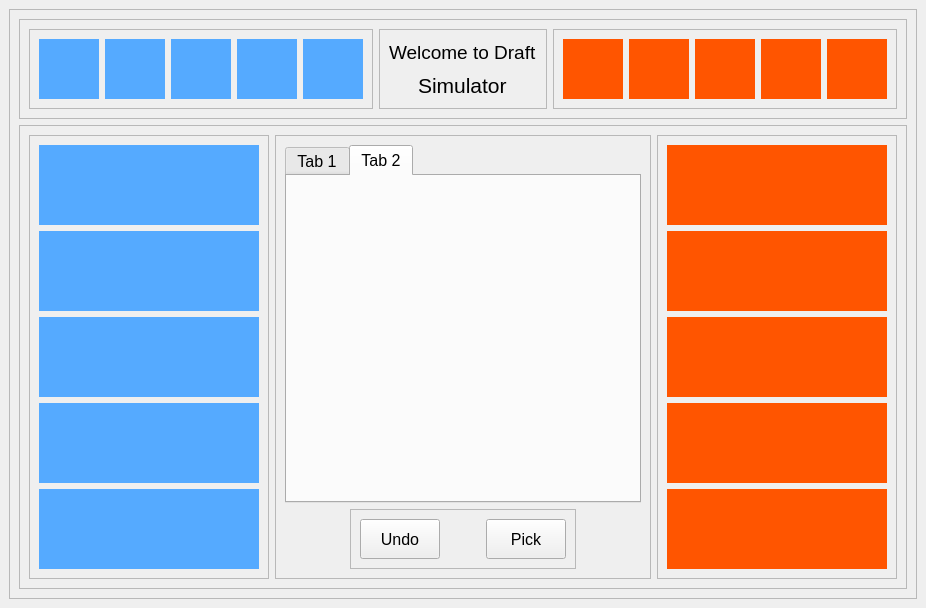
<?xml version="1.0" encoding="UTF-8"?>
<ui version="4.0">
 <class>MainWindow</class>
 <widget class="QMainWindow" name="MainWindow">
  <property name="geometry">
   <rect>
    <x>0</x>
    <y>0</y>
    <width>892</width>
    <height>597</height>
   </rect>
  </property>
  <property name="windowTitle">
   <string>MainWindow</string>
  </property>
  <widget class="QWidget" name="centralwidget">
   <layout class="QGridLayout" name="gridLayout">
    <item row="0" column="0">
     <widget class="QFrame" name="frame">
      <property name="frameShape">
       <enum>QFrame::StyledPanel</enum>
      </property>
      <property name="frameShadow">
       <enum>QFrame::Raised</enum>
      </property>
      <layout class="QVBoxLayout" name="verticalLayout_2">
       <item>
        <widget class="QFrame" name="ban_frame">
         <property name="minimumSize">
          <size>
           <width>0</width>
           <height>0</height>
          </size>
         </property>
         <property name="frameShape">
          <enum>QFrame::StyledPanel</enum>
         </property>
         <property name="frameShadow">
          <enum>QFrame::Raised</enum>
         </property>
         <layout class="QHBoxLayout" name="horizontalLayout">
          <item>
           <widget class="QFrame" name="blue_ban_frame">
            <property name="minimumSize">
             <size>
              <width>0</width>
              <height>0</height>
             </size>
            </property>
            <property name="frameShape">
             <enum>QFrame::StyledPanel</enum>
            </property>
            <property name="frameShadow">
             <enum>QFrame::Raised</enum>
            </property>
            <layout class="QHBoxLayout" name="horizontalLayout_3">
             <item>
              <widget class="QLabel" name="blue_ban1">
               <property name="sizePolicy">
                <sizepolicy hsizetype="Fixed" vsizetype="Fixed">
                 <horstretch>0</horstretch>
                 <verstretch>0</verstretch>
                </sizepolicy>
               </property>
               <property name="minimumSize">
                <size>
                 <width>60</width>
                 <height>60</height>
                </size>
               </property>
               <property name="maximumSize">
                <size>
                 <width>60</width>
                 <height>60</height>
                </size>
               </property>
               <property name="styleSheet">
                <string notr="true">background-color: rgb(85, 170, 255);</string>
               </property>
               <property name="text">
                <string/>
               </property>
               <property name="alignment">
                <set>Qt::AlignCenter</set>
               </property>
              </widget>
             </item>
             <item>
              <widget class="QLabel" name="blue_ban2">
               <property name="sizePolicy">
                <sizepolicy hsizetype="Fixed" vsizetype="Fixed">
                 <horstretch>0</horstretch>
                 <verstretch>0</verstretch>
                </sizepolicy>
               </property>
               <property name="minimumSize">
                <size>
                 <width>60</width>
                 <height>60</height>
                </size>
               </property>
               <property name="maximumSize">
                <size>
                 <width>60</width>
                 <height>60</height>
                </size>
               </property>
               <property name="styleSheet">
                <string notr="true">background-color: rgb(85, 170, 255);</string>
               </property>
               <property name="text">
                <string/>
               </property>
               <property name="alignment">
                <set>Qt::AlignCenter</set>
               </property>
              </widget>
             </item>
             <item>
              <widget class="QLabel" name="blue_ban3">
               <property name="sizePolicy">
                <sizepolicy hsizetype="Fixed" vsizetype="Fixed">
                 <horstretch>0</horstretch>
                 <verstretch>0</verstretch>
                </sizepolicy>
               </property>
               <property name="minimumSize">
                <size>
                 <width>60</width>
                 <height>60</height>
                </size>
               </property>
               <property name="maximumSize">
                <size>
                 <width>60</width>
                 <height>60</height>
                </size>
               </property>
               <property name="styleSheet">
                <string notr="true">background-color: rgb(85, 170, 255);</string>
               </property>
               <property name="text">
                <string/>
               </property>
               <property name="alignment">
                <set>Qt::AlignCenter</set>
               </property>
              </widget>
             </item>
             <item>
              <widget class="QLabel" name="blue_ban4">
               <property name="sizePolicy">
                <sizepolicy hsizetype="Fixed" vsizetype="Fixed">
                 <horstretch>0</horstretch>
                 <verstretch>0</verstretch>
                </sizepolicy>
               </property>
               <property name="minimumSize">
                <size>
                 <width>60</width>
                 <height>60</height>
                </size>
               </property>
               <property name="maximumSize">
                <size>
                 <width>60</width>
                 <height>60</height>
                </size>
               </property>
               <property name="styleSheet">
                <string notr="true">background-color: rgb(85, 170, 255);</string>
               </property>
               <property name="text">
                <string/>
               </property>
               <property name="alignment">
                <set>Qt::AlignCenter</set>
               </property>
              </widget>
             </item>
             <item>
              <widget class="QLabel" name="blue_ban5">
               <property name="sizePolicy">
                <sizepolicy hsizetype="Fixed" vsizetype="Fixed">
                 <horstretch>0</horstretch>
                 <verstretch>0</verstretch>
                </sizepolicy>
               </property>
               <property name="minimumSize">
                <size>
                 <width>60</width>
                 <height>60</height>
                </size>
               </property>
               <property name="maximumSize">
                <size>
                 <width>60</width>
                 <height>60</height>
                </size>
               </property>
               <property name="styleSheet">
                <string notr="true">background-color: rgb(85, 170, 255);</string>
               </property>
               <property name="text">
                <string/>
               </property>
               <property name="alignment">
                <set>Qt::AlignCenter</set>
               </property>
              </widget>
             </item>
            </layout>
           </widget>
          </item>
          <item>
           <spacer name="horizontalSpacer">
            <property name="orientation">
             <enum>Qt::Horizontal</enum>
            </property>
            <property name="sizeHint" stdset="0">
             <size>
              <width>40</width>
              <height>20</height>
             </size>
            </property>
           </spacer>
          </item>
          <item>
           <widget class="QFrame" name="welcome_frame">
            <property name="sizePolicy">
             <sizepolicy hsizetype="Fixed" vsizetype="Preferred">
              <horstretch>0</horstretch>
              <verstretch>0</verstretch>
             </sizepolicy>
            </property>
            <property name="minimumSize">
             <size>
              <width>0</width>
              <height>50</height>
             </size>
            </property>
            <property name="maximumSize">
             <size>
              <width>200</width>
              <height>16777215</height>
             </size>
            </property>
            <property name="frameShape">
             <enum>QFrame::StyledPanel</enum>
            </property>
            <property name="frameShadow">
             <enum>QFrame::Raised</enum>
            </property>
            <layout class="QVBoxLayout" name="verticalLayout">
             <item>
              <widget class="QLabel" name="top_label1">
               <property name="font">
                <font>
                 <pointsize>14</pointsize>
                </font>
               </property>
               <property name="text">
                <string>Welcome to Draft</string>
               </property>
              </widget>
             </item>
             <item alignment="Qt::AlignHCenter">
              <widget class="QLabel" name="top_label2">
               <property name="font">
                <font>
                 <pointsize>16</pointsize>
                </font>
               </property>
               <property name="text">
                <string>Simulator</string>
               </property>
              </widget>
             </item>
            </layout>
           </widget>
          </item>
          <item>
           <spacer name="horizontalSpacer_2">
            <property name="orientation">
             <enum>Qt::Horizontal</enum>
            </property>
            <property name="sizeHint" stdset="0">
             <size>
              <width>40</width>
              <height>20</height>
             </size>
            </property>
           </spacer>
          </item>
          <item>
           <widget class="QFrame" name="red_ban_frame">
            <property name="minimumSize">
             <size>
              <width>0</width>
              <height>0</height>
             </size>
            </property>
            <property name="frameShape">
             <enum>QFrame::StyledPanel</enum>
            </property>
            <property name="frameShadow">
             <enum>QFrame::Raised</enum>
            </property>
            <layout class="QHBoxLayout" name="horizontalLayout_4">
             <item>
              <widget class="QLabel" name="red_ban1">
               <property name="sizePolicy">
                <sizepolicy hsizetype="Fixed" vsizetype="Fixed">
                 <horstretch>0</horstretch>
                 <verstretch>0</verstretch>
                </sizepolicy>
               </property>
               <property name="minimumSize">
                <size>
                 <width>60</width>
                 <height>60</height>
                </size>
               </property>
               <property name="maximumSize">
                <size>
                 <width>60</width>
                 <height>60</height>
                </size>
               </property>
               <property name="styleSheet">
                <string notr="true">background-color: rgb(255, 85, 0);</string>
               </property>
               <property name="text">
                <string/>
               </property>
               <property name="alignment">
                <set>Qt::AlignCenter</set>
               </property>
              </widget>
             </item>
             <item>
              <widget class="QLabel" name="red_ban2">
               <property name="sizePolicy">
                <sizepolicy hsizetype="Fixed" vsizetype="Fixed">
                 <horstretch>0</horstretch>
                 <verstretch>0</verstretch>
                </sizepolicy>
               </property>
               <property name="minimumSize">
                <size>
                 <width>60</width>
                 <height>60</height>
                </size>
               </property>
               <property name="maximumSize">
                <size>
                 <width>60</width>
                 <height>60</height>
                </size>
               </property>
               <property name="styleSheet">
                <string notr="true">background-color: rgb(255, 85, 0);</string>
               </property>
               <property name="text">
                <string/>
               </property>
               <property name="alignment">
                <set>Qt::AlignCenter</set>
               </property>
              </widget>
             </item>
             <item>
              <widget class="QLabel" name="red_ban3">
               <property name="sizePolicy">
                <sizepolicy hsizetype="Fixed" vsizetype="Fixed">
                 <horstretch>0</horstretch>
                 <verstretch>0</verstretch>
                </sizepolicy>
               </property>
               <property name="minimumSize">
                <size>
                 <width>60</width>
                 <height>60</height>
                </size>
               </property>
               <property name="maximumSize">
                <size>
                 <width>60</width>
                 <height>60</height>
                </size>
               </property>
               <property name="styleSheet">
                <string notr="true">background-color: rgb(255, 85, 0);</string>
               </property>
               <property name="text">
                <string/>
               </property>
               <property name="alignment">
                <set>Qt::AlignCenter</set>
               </property>
              </widget>
             </item>
             <item>
              <widget class="QLabel" name="red_ban4">
               <property name="sizePolicy">
                <sizepolicy hsizetype="Fixed" vsizetype="Fixed">
                 <horstretch>0</horstretch>
                 <verstretch>0</verstretch>
                </sizepolicy>
               </property>
               <property name="minimumSize">
                <size>
                 <width>60</width>
                 <height>60</height>
                </size>
               </property>
               <property name="maximumSize">
                <size>
                 <width>60</width>
                 <height>60</height>
                </size>
               </property>
               <property name="styleSheet">
                <string notr="true">background-color: rgb(255, 85, 0);</string>
               </property>
               <property name="text">
                <string/>
               </property>
               <property name="alignment">
                <set>Qt::AlignCenter</set>
               </property>
              </widget>
             </item>
             <item>
              <widget class="QLabel" name="red_ban5">
               <property name="sizePolicy">
                <sizepolicy hsizetype="Fixed" vsizetype="Fixed">
                 <horstretch>0</horstretch>
                 <verstretch>0</verstretch>
                </sizepolicy>
               </property>
               <property name="minimumSize">
                <size>
                 <width>60</width>
                 <height>60</height>
                </size>
               </property>
               <property name="maximumSize">
                <size>
                 <width>60</width>
                 <height>60</height>
                </size>
               </property>
               <property name="styleSheet">
                <string notr="true">background-color: rgb(255, 85, 0);</string>
               </property>
               <property name="text">
                <string/>
               </property>
               <property name="alignment">
                <set>Qt::AlignCenter</set>
               </property>
              </widget>
             </item>
            </layout>
           </widget>
          </item>
         </layout>
        </widget>
       </item>
       <item>
        <widget class="QFrame" name="pick_frame">
         <property name="frameShape">
          <enum>QFrame::StyledPanel</enum>
         </property>
         <property name="frameShadow">
          <enum>QFrame::Raised</enum>
         </property>
         <layout class="QHBoxLayout" name="horizontalLayout_2">
          <item>
           <widget class="QFrame" name="blue_pick_frame">
            <property name="sizePolicy">
             <sizepolicy hsizetype="Expanding" vsizetype="Expanding">
              <horstretch>0</horstretch>
              <verstretch>0</verstretch>
             </sizepolicy>
            </property>
            <property name="minimumSize">
             <size>
              <width>180</width>
              <height>0</height>
             </size>
            </property>
            <property name="maximumSize">
             <size>
              <width>240</width>
              <height>900</height>
             </size>
            </property>
            <property name="font">
             <font>
              <pointsize>12</pointsize>
             </font>
            </property>
            <property name="frameShape">
             <enum>QFrame::StyledPanel</enum>
            </property>
            <property name="frameShadow">
             <enum>QFrame::Raised</enum>
            </property>
            <layout class="QVBoxLayout" name="verticalLayout_5">
             <item>
              <widget class="QLabel" name="blue_pick1">
               <property name="minimumSize">
                <size>
                 <width>140</width>
                 <height>80</height>
                </size>
               </property>
               <property name="styleSheet">
                <string notr="true">background-color: rgb(85, 170, 255);</string>
               </property>
               <property name="text">
                <string/>
               </property>
               <property name="alignment">
                <set>Qt::AlignCenter</set>
               </property>
              </widget>
             </item>
             <item>
              <widget class="QLabel" name="blue_pick2">
               <property name="minimumSize">
                <size>
                 <width>140</width>
                 <height>80</height>
                </size>
               </property>
               <property name="styleSheet">
                <string notr="true">background-color: rgb(85, 170, 255);</string>
               </property>
               <property name="text">
                <string/>
               </property>
               <property name="alignment">
                <set>Qt::AlignCenter</set>
               </property>
              </widget>
             </item>
             <item>
              <widget class="QLabel" name="blue_pick3">
               <property name="minimumSize">
                <size>
                 <width>140</width>
                 <height>80</height>
                </size>
               </property>
               <property name="styleSheet">
                <string notr="true">background-color: rgb(85, 170, 255);</string>
               </property>
               <property name="text">
                <string/>
               </property>
               <property name="alignment">
                <set>Qt::AlignCenter</set>
               </property>
              </widget>
             </item>
             <item>
              <widget class="QLabel" name="blue_pick4">
               <property name="minimumSize">
                <size>
                 <width>140</width>
                 <height>80</height>
                </size>
               </property>
               <property name="styleSheet">
                <string notr="true">background-color: rgb(85, 170, 255);</string>
               </property>
               <property name="text">
                <string/>
               </property>
               <property name="alignment">
                <set>Qt::AlignCenter</set>
               </property>
              </widget>
             </item>
             <item>
              <widget class="QLabel" name="blue_pick5">
               <property name="minimumSize">
                <size>
                 <width>140</width>
                 <height>80</height>
                </size>
               </property>
               <property name="styleSheet">
                <string notr="true">background-color: rgb(85, 170, 255);</string>
               </property>
               <property name="text">
                <string/>
               </property>
               <property name="alignment">
                <set>Qt::AlignCenter</set>
               </property>
              </widget>
             </item>
            </layout>
           </widget>
          </item>
          <item>
           <widget class="QFrame" name="hero_frame">
            <property name="frameShape">
             <enum>QFrame::StyledPanel</enum>
            </property>
            <property name="frameShadow">
             <enum>QFrame::Raised</enum>
            </property>
            <layout class="QVBoxLayout" name="verticalLayout_4">
             <item>
              <widget class="QTabWidget" name="hero_tab">
               <property name="font">
                <font>
                 <pointsize>12</pointsize>
                </font>
               </property>
               <property name="currentIndex">
                <number>1</number>
               </property>
               <widget class="QWidget" name="tab">
                <attribute name="title">
                 <string>Tab 1</string>
                </attribute>
               </widget>
               <widget class="QWidget" name="tab_2">
                <attribute name="title">
                 <string>Tab 2</string>
                </attribute>
               </widget>
              </widget>
             </item>
             <item alignment="Qt::AlignHCenter">
              <widget class="QFrame" name="bottom_frame">
               <property name="maximumSize">
                <size>
                 <width>16777215</width>
                 <height>92</height>
                </size>
               </property>
               <property name="frameShape">
                <enum>QFrame::StyledPanel</enum>
               </property>
               <property name="frameShadow">
                <enum>QFrame::Raised</enum>
               </property>
               <layout class="QHBoxLayout" name="horizontalLayout_5">
                <item>
                 <widget class="QPushButton" name="undo_button">
                  <property name="minimumSize">
                   <size>
                    <width>60</width>
                    <height>40</height>
                   </size>
                  </property>
                  <property name="font">
                   <font>
                    <pointsize>12</pointsize>
                   </font>
                  </property>
                  <property name="styleSheet">
                   <string notr="true"/>
                  </property>
                  <property name="text">
                   <string>Undo</string>
                  </property>
                 </widget>
                </item>
                <item>
                 <spacer name="horizontalSpacer_4">
                  <property name="orientation">
                   <enum>Qt::Horizontal</enum>
                  </property>
                  <property name="sizeType">
                   <enum>QSizePolicy::Fixed</enum>
                  </property>
                  <property name="sizeHint" stdset="0">
                   <size>
                    <width>40</width>
                    <height>20</height>
                   </size>
                  </property>
                 </spacer>
                </item>
                <item>
                 <widget class="QPushButton" name="pick_button">
                  <property name="minimumSize">
                   <size>
                    <width>60</width>
                    <height>40</height>
                   </size>
                  </property>
                  <property name="font">
                   <font>
                    <pointsize>12</pointsize>
                   </font>
                  </property>
                  <property name="styleSheet">
                   <string notr="true"/>
                  </property>
                  <property name="text">
                   <string>Pick</string>
                  </property>
                 </widget>
                </item>
               </layout>
              </widget>
             </item>
            </layout>
           </widget>
          </item>
          <item>
           <widget class="QFrame" name="red_pick_frame">
            <property name="sizePolicy">
             <sizepolicy hsizetype="Expanding" vsizetype="Expanding">
              <horstretch>0</horstretch>
              <verstretch>0</verstretch>
             </sizepolicy>
            </property>
            <property name="minimumSize">
             <size>
              <width>180</width>
              <height>0</height>
             </size>
            </property>
            <property name="maximumSize">
             <size>
              <width>240</width>
              <height>900</height>
             </size>
            </property>
            <property name="font">
             <font>
              <pointsize>12</pointsize>
             </font>
            </property>
            <property name="frameShape">
             <enum>QFrame::StyledPanel</enum>
            </property>
            <property name="frameShadow">
             <enum>QFrame::Raised</enum>
            </property>
            <layout class="QVBoxLayout" name="verticalLayout_7">
             <item>
              <widget class="QLabel" name="red_pick1">
               <property name="minimumSize">
                <size>
                 <width>140</width>
                 <height>80</height>
                </size>
               </property>
               <property name="styleSheet">
                <string notr="true">background-color: rgb(255, 85, 0);</string>
               </property>
               <property name="text">
                <string/>
               </property>
               <property name="alignment">
                <set>Qt::AlignCenter</set>
               </property>
              </widget>
             </item>
             <item>
              <widget class="QLabel" name="red_pick2">
               <property name="minimumSize">
                <size>
                 <width>140</width>
                 <height>80</height>
                </size>
               </property>
               <property name="styleSheet">
                <string notr="true">background-color: rgb(255, 85, 0);</string>
               </property>
               <property name="text">
                <string/>
               </property>
               <property name="alignment">
                <set>Qt::AlignCenter</set>
               </property>
              </widget>
             </item>
             <item>
              <widget class="QLabel" name="red_pick3">
               <property name="minimumSize">
                <size>
                 <width>140</width>
                 <height>80</height>
                </size>
               </property>
               <property name="styleSheet">
                <string notr="true">background-color: rgb(255, 85, 0);</string>
               </property>
               <property name="text">
                <string/>
               </property>
               <property name="alignment">
                <set>Qt::AlignCenter</set>
               </property>
              </widget>
             </item>
             <item>
              <widget class="QLabel" name="red_pick4">
               <property name="minimumSize">
                <size>
                 <width>140</width>
                 <height>80</height>
                </size>
               </property>
               <property name="styleSheet">
                <string notr="true">background-color: rgb(255, 85, 0);</string>
               </property>
               <property name="text">
                <string/>
               </property>
               <property name="alignment">
                <set>Qt::AlignCenter</set>
               </property>
              </widget>
             </item>
             <item>
              <widget class="QLabel" name="red_pick5">
               <property name="minimumSize">
                <size>
                 <width>140</width>
                 <height>80</height>
                </size>
               </property>
               <property name="styleSheet">
                <string notr="true">background-color: rgb(255, 85, 0);</string>
               </property>
               <property name="text">
                <string/>
               </property>
               <property name="alignment">
                <set>Qt::AlignCenter</set>
               </property>
              </widget>
             </item>
            </layout>
           </widget>
          </item>
         </layout>
        </widget>
       </item>
      </layout>
     </widget>
    </item>
   </layout>
  </widget>
 </widget>
 <resources>
  <include location="rsc.qrc"/>
 </resources>
 <connections/>
</ui>
